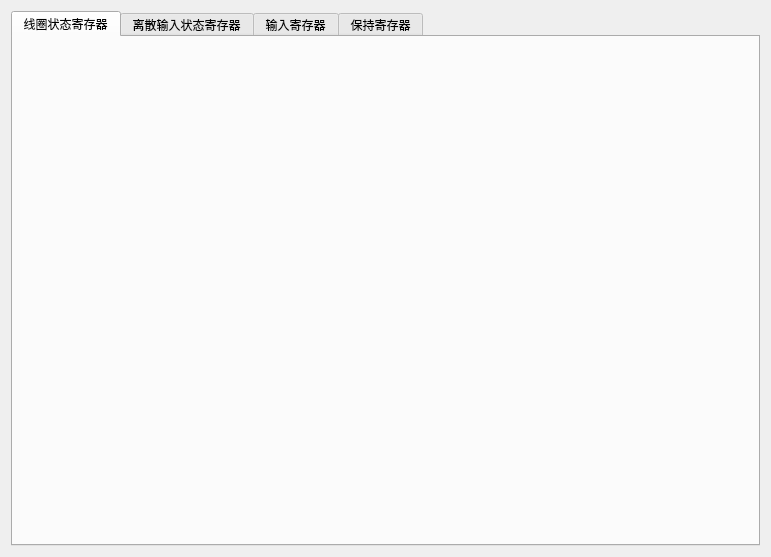
<?xml version="1.0" encoding="UTF-8"?>
<ui version="4.0">
 <class>MainWindow</class>
 <widget class="QWidget" name="MainWindow">
  <property name="geometry">
   <rect>
    <x>0</x>
    <y>0</y>
    <width>771</width>
    <height>557</height>
   </rect>
  </property>
  <property name="windowTitle">
   <string>MainWindow</string>
  </property>
  <layout class="QVBoxLayout" name="verticalLayout_3">
   <item>
    <widget class="QTabWidget" name="tabWidget">
     <property name="currentIndex">
      <number>0</number>
     </property>
     <widget class="QWidget" name="tabCO">
      <attribute name="title">
       <string>线圈状态寄存器</string>
      </attribute>
      <layout class="QHBoxLayout" name="horizontalLayout">
       <item>
        <widget class="QWidget" name="widget" native="true"/>
       </item>
      </layout>
     </widget>
     <widget class="QWidget" name="tab_DI">
      <attribute name="title">
       <string>离散输入状态寄存器</string>
      </attribute>
     </widget>
     <widget class="QWidget" name="tab_IR">
      <attribute name="title">
       <string>输入寄存器</string>
      </attribute>
     </widget>
     <widget class="QWidget" name="tab_HR">
      <attribute name="title">
       <string>保持寄存器</string>
      </attribute>
     </widget>
    </widget>
   </item>
  </layout>
 </widget>
 <layoutdefault spacing="6" margin="11"/>
 <resources/>
 <connections/>
</ui>
